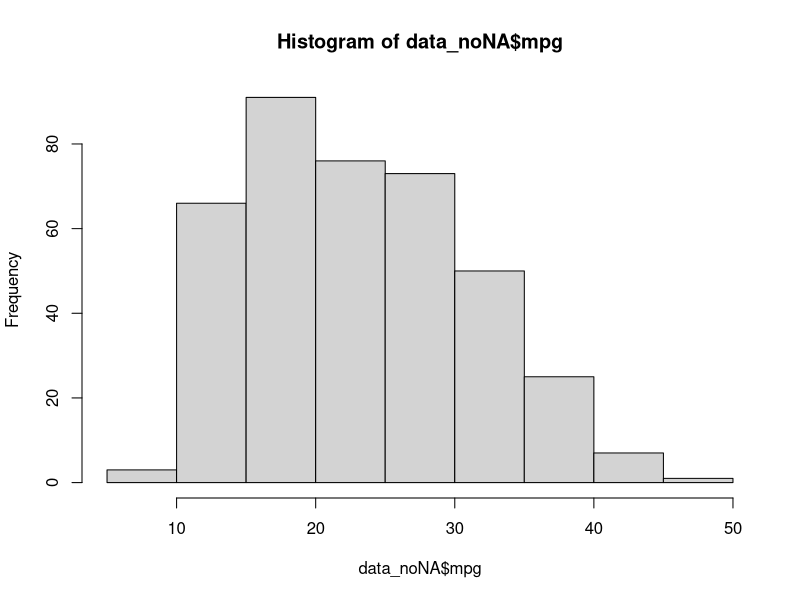
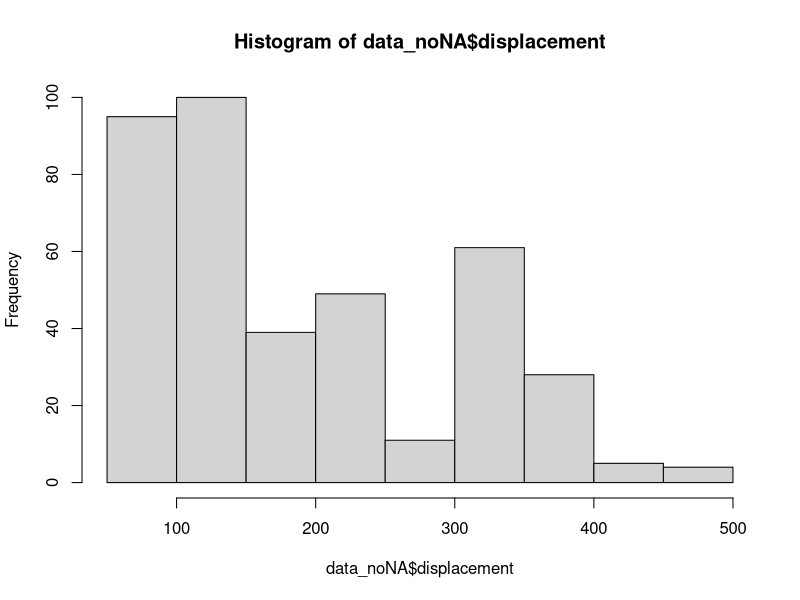
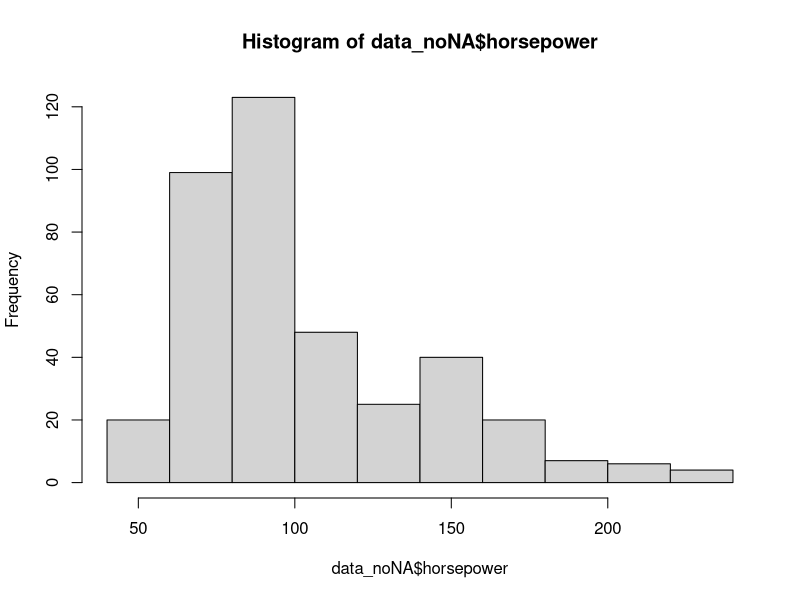
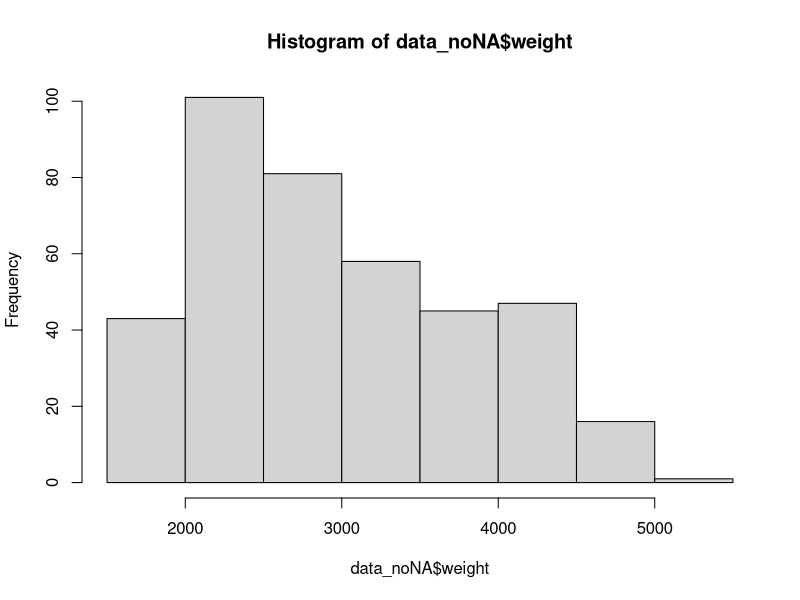
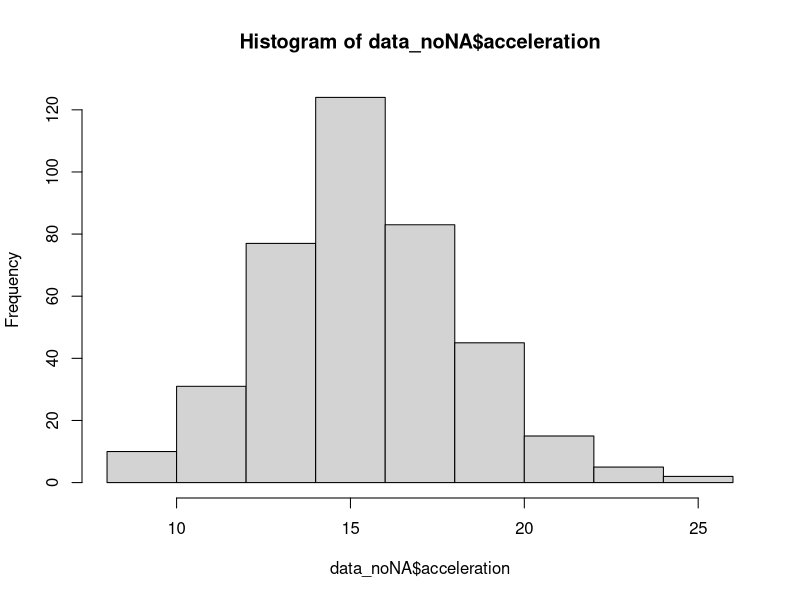
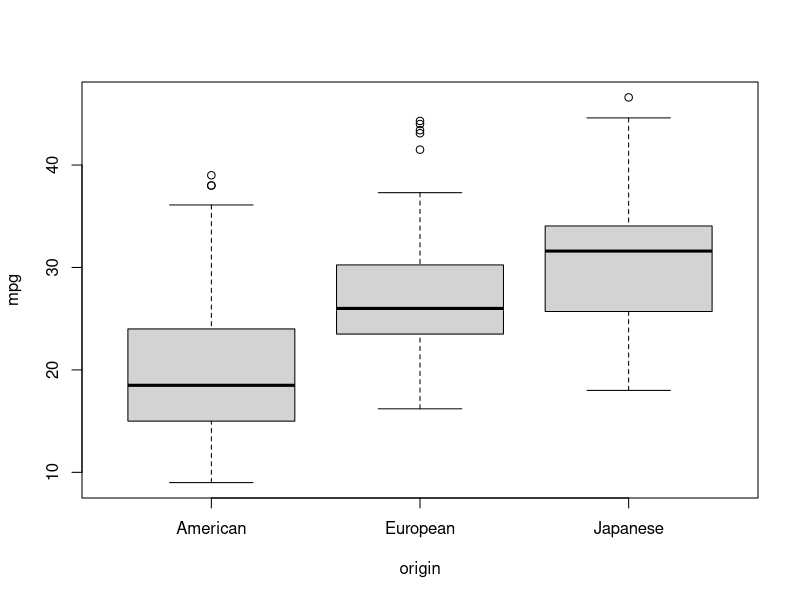

The R script that drew these images, in order: (Note: this script raises an error after producing the figures.)
# Exercises

### SECTION 1 ###

# The first set of exercises will deal with reading a dataset into R, exploring various structural and content-related feature of the data, and manipulating the dataset so that it is in a form we can use later for analyses. 

# We will be using the Auto MPG Data Set, a collection of automobile records from 1970 to 1982 containing variables such as miles per gallon (mpg), car name, weight, and origin. Specifically, we will be focusing on the relationships between miles per gallon (mpg) and various other features of the car (such as model year, weight, number of cylinders, etc.). 

# Exercise 1. Find and import R data.

## 1.1 Find the folder where your R data files are saved and set your working directory to that folder using setwd(). 

setwd("~/Documents/education/uci/research/misc/data_science_initiative/intro_r/IntroR_Workshop-gh-pages/data")

## 1.2 Import "auto-mpg.csv" using read.csv(), storing the data as an object called "data" 
  # In this dataset, there is no header (i.e., no variable names) and missing values are denoted as NA. Therefore, within the read.csv() function:
    # Set header = FALSE
    # Set na.strings = "NA"
  # If you need help, type ?read.csv

data <- read.csv(file = "auto-mpg.csv", header = FALSE, na.strings= "NA")

## 1.3 Now that your data is loaded, use the head() function to look at the first few rows of the data to make sure it looks okay (you can open the original CSV file in Excel or Notepad to compare). As mentioned above, you should notice that the data does not contain variable names. We will fix that in the next exercise. 

head(data)


## Check the dimensions of the data, the number of rows in the data, and the number of columns in the data using the functions dim(), nrow(), and ncol(), respectively. 

dim(data)
nrow(data)
ncol(data)

# Exercise 2. Add variable names to the data. 

## 2.1 Use the function readLines() to read in "auto-mpg-names.txt", a file that contains the variable names for our data. Store this as an object called varnames. 

varnames <- readLines("auto-mpg-names.txt")

  # The difference between readLines() and read.table() (or read.csv()) is that readLines() imports the data file into a vector of strings, while read.table() imports the data file into a data frame.

## 2.2 Run names(data). This returns the variable names of our data frame.  

names(data)

## 2.3 Assign the new variable names (i.e., varnames) to names(data). 

names(data) <- varnames


# Exercise 3. Summarize the data

# 3.1 Summarize the data using the str() and summary() commands. 

str(data)
summary(data)

  # Notice the different kinds of information each of these functions provide with respect to the data. In particular, str() summarizes the structure of the data, while summary() summarizes the content of the data. 


# Exercise 4. Subsetting data.

# 4.1 Select:
  # a. The first row of the data frame
    data[1,]
  # b. The mpg (first) column of the data frame (there are three ways to do this)
    data[,1]
    data[,"mpg"]
    data$mpg
  # c. The second row, first column of the data frame
    data[2,3]

# 4.2 Summarize the variable mpg using summary(). Do you see something weird in the result? What might be the reason? We will get back to this later.

summary(data$mpg)

# 4.3 Above we summarized a single variable. Next, we will summarize multiple variables at once. 
  # Create an index vector called "index_cont" for the numbers 1,3,4,5,6 using c(). These numbers the correspond to the columns that contain continuous variables. Then, use that vector to subset the continuous variables from our data, and summarize them using summary(). 

index_cont <- c(1,3:6)
summary(data[,index_cont])



# 4.4 Finally, let's remove the variable car_name (we will not use it in subsequent exercises). Hint: you can either assign NULL (empty) to the variable "car_name", or redefine data to be the subset of the data that does not contain "car_name".

data$car_name <- NULL
# or,
data <- data[,-9]


# Exercise 5. Discrete variables and factors. 

# In this section, we will convert a variable to a factor and change the levels of the factor.

# 5.1 The variable "origin" is of the class integer (run class(data$origin) to check for yourself), but it is categorical by nature. Convert "origin" to a factor using the factor() function and assign it back to data$origin. 

data$origin <- factor(data$origin)

# 5.2 Next, we want to change the levels of data$origin. Check the current levels by running levels(data$origin). Then, change the levels to the following: 
  # 1: American, 2: European, 3: Japanese

levels(data$origin) <- c("American", "European", "Japanese")


# Exercise 6. Missing values. 

# In this section, we will recode missing values and then remove entries containing missing values from our data. 

## 6.1 Recall that in Exercise 4.2 we saw the weird value of "-99" in "mpg". Sometimes, an unlikely value (commonly, values like -99, 99, or 999) is used to code missing values. It's always important to confirm these values were coded as missing with the data entry clerk. Let's assume that this has been confirmed, and replace all "-99" with NA. 

data$mpg[data$mpg == -99] <- NA

## 6.2 Read the help file for the function na.omit(), and use this function to create a new dataset (store it as data_noNA) that contains only the instances that has no missing value on any variables. We will be using data_noNA for the remaining exercises. 

data_noNA <- na.omit(data)

### SECTION 2 ###

# The second set of exercises will focus on data descriptives and data analysis. 

# Exercise 7. Descriptive plots. 

# Now that we have our dataset in its final form, we can start analyzing it. We will start by simply plotting the data to check for outliers and the distributions of the variables. 

# 7.1 Generate a histogram plot for each continuous variable (remember to use data_noNA). 
hist(data_noNA$mpg)
hist(data_noNA$displacement)
hist(data_noNA$horsepower)
hist(data_noNA$weight)
hist(data_noNA$acceleration)

# 7.3 Generate a boxplot of mpg by origin to visually check if mpg is different across different countries of origin. Type ?boxplot for help. Make sure that your variable on the x-axis (in this case, origin) is a factor (you can type class(data_noNA$origin) to confirm this; if not refer to Exercise 5).

boxplot(mpg ~ origin, data = data_noNA)

# 7.4 Create a scatterplot of mpg by cylinders and examine the form of the relationship (i.e., is it linear or not?). In other words, we want to decide if we should treat cylinders as a numerical variable (linear) or categorical variable (not linear).
  # Include the following:
    # 1. Default smooth curve overlayed (lines(lowess())
        
    # 2. A linear regression fit overlayed (abline(reg())
        

  # The two fitted curves should both have non-zero slopes but look quite different, suggesting mpg and cylinders are associated, but not linearly associated, in which case we want to keep cylinder as a categorical variable. You can see very few cases have cylinder = 3 or 5; sometimes you may want to do a secondary analysis with those cases removed. 

# 7.5 Next we are going to create a scatterplot matrix by applying the function scatterplotMatrix() to our data.
scatterplotMatrix(data_noNA)


# Exercise 8. Data transformation. 

# Based on the scatterplot matrix from 7.5, we need to transform some of our variables before we can perform a statistical analysis. In particular, we can see that the variance increases as mpg increases, and there are non-linear relationships between mpg and some of the other variables. 

# 8.1 Add the following variables to the dataset: 

# Add log-transformed versions of mpg, horsepower, displacement, and weight. Name them as logmpg, loghorsepower, etc.
  # Hint: to add a new variable, assign, for example, log(data_noNA$mpg) to data_noNA$logmpg. 

data_noNA$logmpg <- log(data_noNA$mpg)
data_noNA$loghorsepower <- log(data_noNA$horsepower)
data_noNA$logdisplacement <- log(data_noNA$displacement)
data_noNA$logweight <- log(data_noNA$weight)

# Add a factor version of cylinders. Call it cylinders_cat. 

data_noNA$cylinders_cat <- factor(data_noNA$cylinders)

# 8.2 Look at the data using the head() function to make sure everything looks good.

# Exercise 9. Statistical analysis. 

# Now that we have transformed our variables, we can perform statistical analyses to explore the relationship of mpg to other variables. 

# 9.1 Let's test whether mean mpg is different across cars of the three origins, using a significance level of 0.05. First, fit a linear regression model for mpg against origin. Then, use both anova() and summary() to check the results. 

model_origin = lm(mpg ~ origin , data = data_noNA)
summary(model_origin)
anova(model_origin)

# We can see that both outputs show p value "< 2.2e-16", and therefore mpg does depend on car origin. 

# 9.2 Next, fit a linear regression model predicting mpg. Include all other variables, using only the log-transformed versions if available. Store the model as "model". Then, fit a model using the same predictors, but predict log(mpg). Store the model as "model_log".

model <- lm(mpg ~ cylinders_cat + logdisplacement + loghorsepower + logweight + acceleration + model_year + origin , data = data_noNA)
model_log <- lm(logmpg ~ cylinders_cat + logdisplacement + loghorsepower + logweight + acceleration + model_year + origin , data = data_noNA)


# 9.3 Apply summary() to both of the model objects and examine the results. Is origin still helpful in predicting mpg/log(mpg) after including other predictors? 

summary(model)
summary(model_log)

# We can see that the p value (the column Pr(>|t|)) for originEuropean is above 0.05, but originJapanese is very small. After including other predictors, it seems that car origin is still helpful in predicting mpg, but due to the Japanese category not European cateogory. 

# 9.4 What do the numbers in the "Estimate" column in the summary() output  represent? 

# Each number tells you on average how many units of increase in mpg is associated with one unit increase in the corresponding variable.  

# 9.5 Run "newcase = data_noNA[1:10,]" to take the first 10 instances, and treat them as new car data for which we want to predict mpg. Use predict() to predict mpg for them using respectively the object "model" and "model_log". Keep in mind that from "model_log", predict() returns the predictions for log(mpg) instead of mpg. 

newcase = data_noNA[1:10,]
predict(model, newcase)
exp(predict(model_log, newcase))


## Exercise 10. Bootstrapping. (Optional)

# In this exercise, we will learn the technique of bootstrapping, a general method for determining the variance of a parameter. In particular, we will find an estimate of the variance for the median mpg.
  
# 10.1 Subset the mpg column of the data and store it as "mpg_data".

mpg_data <- data_noNA$mpg

# 10.2 Find the median mpg using the function median(). We will eventually work toward finding an estimate for the variance of this parameter. 

median(mpg_data)

# 10.3 Sample mpg_data using the function sample(). Store this as an object called "mpg_bootstrap". 
  # Hint: There are length(mpg_data) = 392 elements in mpg_data. We want to sample mpg_data 392 times (with replacement). Read ?sample if you need help.

mpg_bootstrap <- sample(mpg_data, length(mpg_data), replace = TRUE)

# 10.4 Find the median of mpg_bootstrap. Store this as an object called "med".

med <- median(mpg_bootstrap)

# 10.5 Now, we want to repeat steps 10.3 and 10.4 one thousand times, storing the median of mpg_bootstrap each time. Create a for loop to do this. 
  # Hint: Begin by creating a NULL vector called med_bootstrap. Within the for loop, include a line of code that concatenates the previous medians ("med_bootstrap") with current median ("med") using the function c(). Store this as "med_bootstrap". 

med_bootstrap <- NULL

for (i in 1:1000){
  mpg_bootstrap <- sample(mpg_data, length(mpg_data), replace = TRUE)
  med <- median(mpg_bootstrap)
  med_bootstrap <- c(med_bootstrap, med)
}


# 10.6 After running your for loop, you should be left with a vector called med_bootstrap that contains 1000 median mpg estimates. Find the variance of this using the function var().

var(med_bootstrap)
